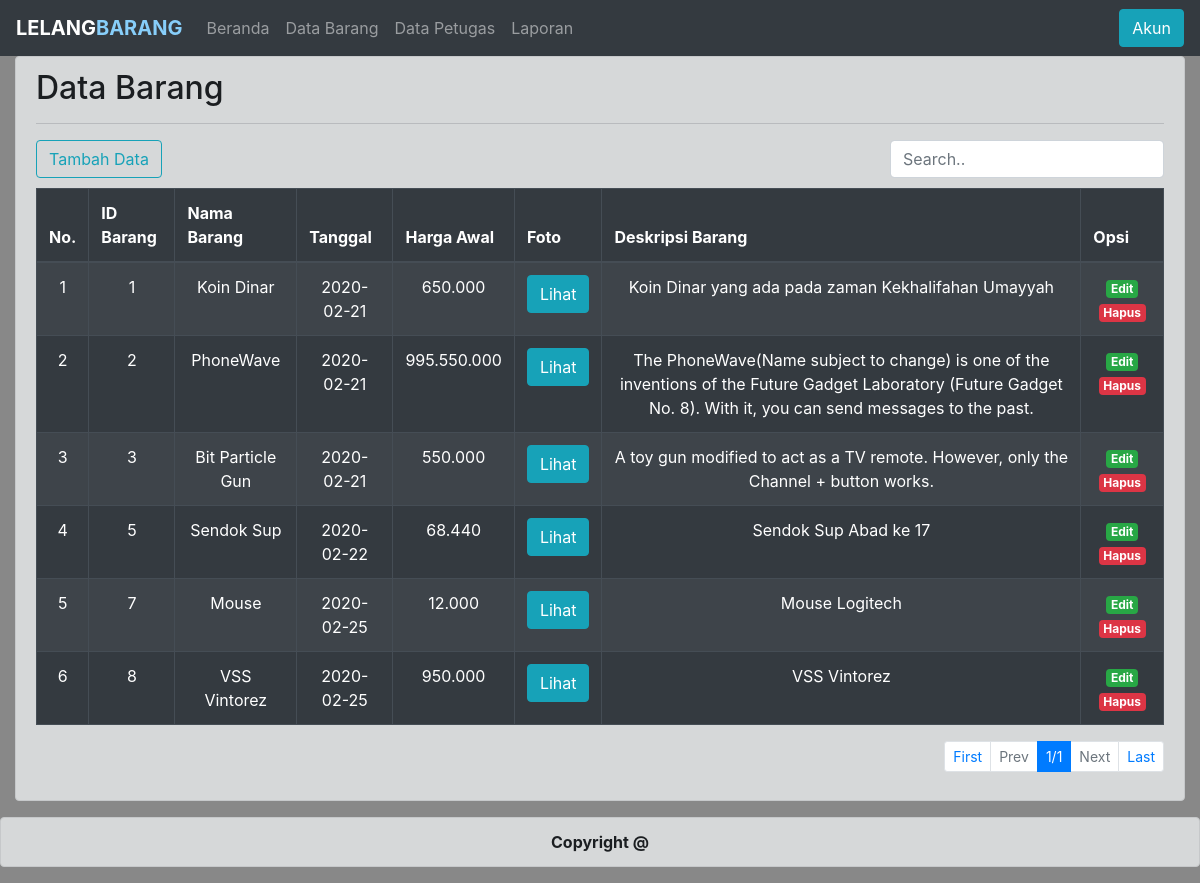
Page /petugas/data_barang.php (signed in) on the committed database.
### tables this page shows
CREATE TABLE IF NOT EXISTS `tb_barang` (
`id_barang` int(11) NOT NULL,
  `nama_barang` varchar(25) NOT NULL,
  `tgl` date NOT NULL,
  `harga_awal` int(20) NOT NULL,
  `foto` varchar(255) NOT NULL,
  `deskripsi_barang` text NOT NULL
);

### petugas/data_barang_table.php (the view, shortened to what this page needs)
<div class="table-responsive">
					<table class="table table-bordered table-dark table-striped">
						<thead>
							<tr>
								<th>No.</th>
								<th>ID Barang</th>
								<th>Nama Barang</th>
								<th>Tanggal</th>
								<th>Harga Awal</th>
								<th>Foto</th>
								<th>Deskripsi Barang</th>
								<th>Opsi</th>
							</tr>
						</thead>
						<tbody id="barang">
							<?php
								if(isset($_GET['nohal']))
								{
									$nohal=$_GET['nohal'];
								}
								else
								{
									$nohal=1;
								}
								$jumkon=50;
								$offset=($nohal-1)*$jumkon;
								$jumhal_sql="SELECT COUNT(*) FROM tb_barang";
								$hasil=mysqli_query($conn,$jumhal_sql);
								$jumbar=mysqli_fetch_array($hasil)[0];
								$jumhal=ceil($jumbar / $jumkon);
								$no=1;
								if($level==1)
								{
									$sqla="SELECT* FROM tb_barang LIMIT $offset, $jumkon";
								}
								$querya=mysqli_query($conn,$sqla);
								while($dataa=mysqli_fetch_array($querya))
								{
							?>
							<tr class="text-center">
								<td><?php echo $no; ?></td>
								<td><?php echo $dataa['id_barang']; ?></td>
								<td><?php echo $dataa['nama_barang']; ?></td>
								<td><?php echo ($dataa['tgl']); ?></td>
								<td><?php echo number_format($dataa['harga_awal'], 0, '','.'); ?></td>
								<td>
									<button class="btn btn-info" data-toggle="collapse" data-target="#collapse<?php echo $no; ?>">Lihat</button>
								</td>
								<td><?php echo $dataa['deskripsi_barang']; ?></td>
								<td>
									<a class="badge badge-success" href="edit.php?id_barang=<?php echo $dataa['id_barang']; ?>">
										Edit
									</a>
									<a class="badge badge-danger" href="delete.php?id_barang=<?php echo $dataa['id_barang']; ?>" onclick="return confirm('Apakah anda yakin ingin menghapus Data ini?')">
										Hapus
									</a>
								</td>
							</tr>
							<?php
								$no++;
								}
							?>
						</tbody>
					</table>
				</div>

### petugas/data_barang.php (shortened to what this page needs)
<!DOCTYPE html>
<html lang="en">
	<head>
		<?php
			include('./head.php')
		?>
	</head>
	<body style="background-color: #888888;">
	<?php
			include('./header.php')
		?>
		<div class="container-fluid">
			<div class="alert alert-dark">
				<h2>Data Barang</h2>
				<hr>
				<?php
					include('./tambah_data.php')
				?>
				<?php
					include('./search.php')
				?>
				<?php
					include('./data_barang_table.php')
				?>
				<?php
					include('./index_pagination.php')
				?>
			</div>
		</div>
		<?php
			include('./copyright.php')
		?>
	</body>
</html>

### petugas/head.php (shortened to what this page needs)
<link rel="stylesheet" href="../assets/css/bootstrap.css">

### petugas/header.php (shortened to what this page needs)
<nav class="navbar navbar-expand-sm bg-dark navbar-dark sticky-top">
			<a class="navbar-brand" href="#"><span style="font-weight: bold;">LELANG<span style="color: #87CEFA;">BARANG</span></span></a>
			<div class="collapse navbar-collapse" id="collapsibleNavbar">
				<?php
					if(!isset($_SESSION['id_level']))
					{
						echo"
						<script>
							alert('Tindakan ilegal...menuju ke Login');
							location.href='../index.php';
						</script>";
					}
					else
					{
						$level=$_SESSION['id_level'];
						if($level==1)
						{
							echo
							'
							<ul class="navbar-nav mr-auto">
								<li class="nav-item">
									<a class="nav-link" href="index.php">Beranda</a>
								</li>
								<li class="nav-item">
									<a class="nav-link" href="data_barang.php">Data Barang</a>
								</li>
								<li class="nav-item">
									<a class="nav-link" href="data_petugas.php">Data Petugas</a>
								</li>
								<li class="nav-item">
									<a class="nav-link" href="laporan.php">Laporan</a>
								</li>
							</ul>
							<button type="button" class="btn btn-info" data-toggle="modal" data-target="#Profile">
								Akun
							</button>
							';
						}
					}
				?>
			</div>
		</nav>

### petugas/tambah_data.php
<button type="button" class="btn btn-outline-info float-left" data-toggle="modal" data-target="#TambahData">
	Tambah Data
</button>

### petugas/search.php
<input class="form-control float-right" id="search" type="text" placeholder="Search.." style="width: auto;margin-bottom: 10px;">

### petugas/index_pagination.php
<ul class="pagination pagination-sm flex-wrap justify-content-sm-end">
<li class="page-item"><a class="page-link" href="?nohal=1">First</a></li>
					<li class="page-item <?php if($nohal <= 1){ echo 'disabled'; } ?>">
						<a class="page-link" href="<?php if($nohal <= 1){ echo '#'; } else { echo "?nohal=".($nohal - 1); } ?>">Prev</a>
					</li>
					<?php
						for($i=1;$i<=$jumhal;$i++)
						{
							$id=$i;
					?>
					<li id="<?php echo $id; ?>" class="page-item <?php if($nohal == $id){echo "active"; }; ?> <?php if($id != $nohal){echo "d-none"; }; ?>"><a class="page-link" href="?nohal=<?php echo $i; ?>"><?php echo $i; echo "/$jumhal";?></a></li>
					<?php
						}
					?>
					<li class="page-item <?php if($nohal >= $jumhal){ echo 'disabled'; } ?>">
						<a class="page-link" href="<?php if($nohal >= $jumhal){ echo '#'; } else { echo "?nohal=".($nohal + 1); } ?>">Next</a>
					</li>
					<li class="page-item"><a class="page-link" href="?nohal=<?php echo $jumhal; ?>">Last</a></li>
                 </ul>

### petugas/copyright.php
<html>
<center>
			<div class="alert alert-dark">
				<strong>Copyright @</strong>
			</div>
		</center>
</html>

### rows in the picture
tb_barang: id_barang "1", nama_barang "Koin Dinar", tgl "2020-02-21", harga_awal "650.000", deskripsi_barang "Koin Dinar yang ada pada zaman Kekhalifahan Umayyah"
tb_barang: id_barang "2", nama_barang "PhoneWave", tgl "2020-02-21", harga_awal "995.550.000", deskripsi_barang "The PhoneWave(Name subject to change) is one of the inventions of the Future Gadget Laboratory (Future Gadget No. 8). With it, you can send messages to the past."
tb_barang: id_barang "3", nama_barang "Bit Particle Gun", tgl "2020-02-21", harga_awal "550.000", deskripsi_barang "A toy gun modified to act as a TV remote. However, only the Channel + button works."
tb_barang: id_barang "5", nama_barang "Sendok Sup", tgl "2020-02-22", harga_awal "68.440", deskripsi_barang "Sendok Sup Abad ke 17"
tb_barang: id_barang "7", nama_barang "Mouse", tgl "2020-02-25", harga_awal "12.000", deskripsi_barang "Mouse Logitech"
tb_barang: id_barang "8", nama_barang "VSS Vintorez", tgl "2020-02-25", harga_awal "950.000", deskripsi_barang "VSS Vintorez"

### other values in the picture
$jumhal "1"
